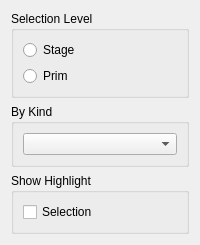
<?xml version="1.0" encoding="UTF-8"?>
<ui version="4.0">
 <class>UsdStageViewportSelectionRollup</class>
 <widget class="QWidget" name="UsdStageViewportSelectionRollup">
  <layout class="QVBoxLayout" name="verticalLayout">
   <item>
    <widget class="QGroupBox" name="selectionLevelGroup">
     <property name="title">
      <string>Selection Level</string>
     </property>
     <property name="flat">
      <bool>true</bool>
     </property>
     <layout class="QVBoxLayout" name="verticalLayout_2">
      <item>
       <widget class="QRadioButton" name="stageRadioButton">
        <property name="text">
         <string>Stage</string>
        </property>
       </widget>
      </item>
      <item>
       <widget class="QRadioButton" name="primRadioButton">
        <property name="text">
         <string>Prim</string>
        </property>
       </widget>
      </item>
     </layout>
    </widget>
   </item>
   <item>
    <widget class="QGroupBox" name="byKindGroup">
     <property name="title">
      <string>By Kind</string>
     </property>
     <property name="flat">
      <bool>true</bool>
     </property>
     <layout class="QVBoxLayout" name="verticalLayout_3">
      <item>
       <widget class="QComboBox" name="kindSelection"/>
      </item>
     </layout>
    </widget>
   </item>
   <item>
    <widget class="QGroupBox" name="highlightGroup">
     <property name="title">
      <string>Show Highlight</string>
     </property>
     <property name="flat">
      <bool>true</bool>
     </property>
     <layout class="QHBoxLayout" name="horizontalLayout">
      <item>
       <widget class="QCheckBox" name="selectionHighlightCheckbox">
        <property name="text">
         <string>Selection</string>
        </property>
       </widget>
      </item>
      <item>
       <widget class="MaxSDK::QMaxColorSwatch" name="selectionColorSwatch">
       </widget>
      </item>	  
     </layout>
    </widget>
   </item>
  </layout>
 </widget>
 <customwidgets>
  <customwidget>
   <class>MaxSDK::QMaxColorSwatch</class>
   <extends>QWidget</extends>
   <header location="global">Qt/QMaxColorSwatch.h</header>
  </customwidget>
 </customwidgets>
 <resources/>
 <connections/>
</ui>
